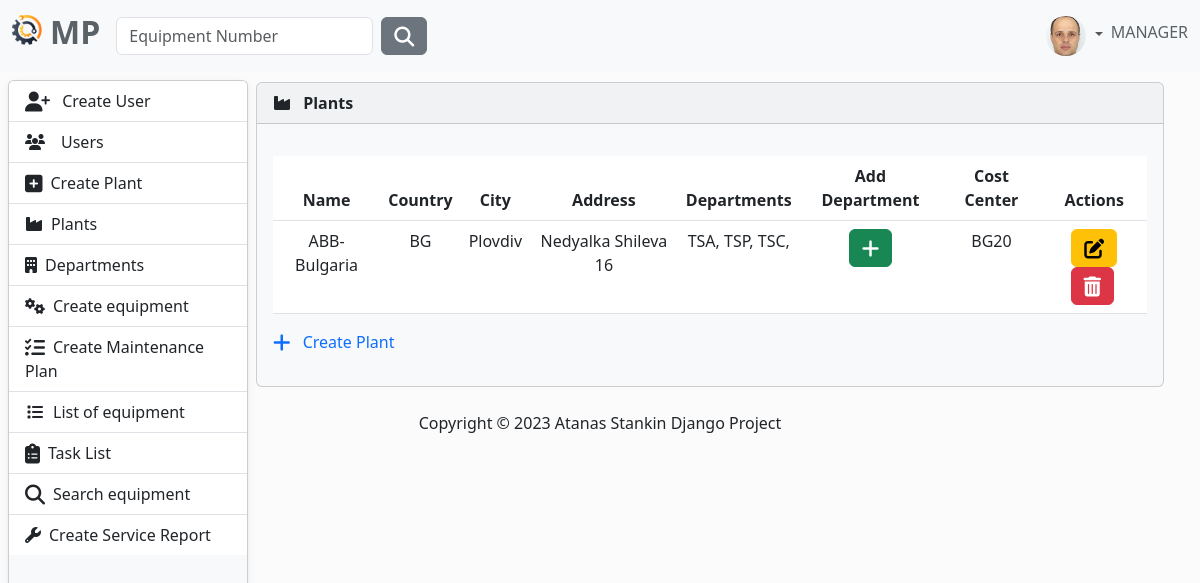
Before: /plant/list/ (signed in) with the older database file.
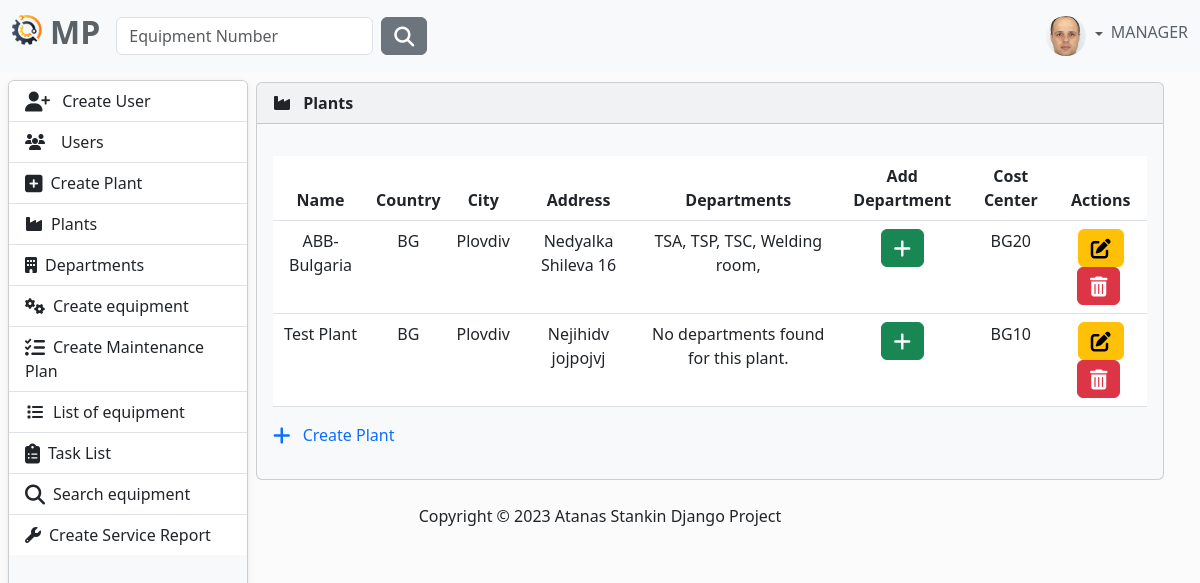
After: the same page with the newer database file.
### MaintenancePlanner/plant/models.py (models this page shows, shortened)
class Plant(models.Model):
    name = models.CharField(
        max_length=30,
    )
    country = models.CharField(
        max_length=30,
    )
    city = models.CharField(
        max_length=30,
    )
    address = models.CharField(
        max_length=50,
    )
    cost_center = models.CharField(
        max_length=10,
        verbose_name='Cost Center'
    )

class Department(models.Model):
    name = models.CharField(
        max_length=30,
    )
    plant = models.ForeignKey(
        to=Plant,
        on_delete=models.CASCADE,
    )
    def __str__(self):
        return self.name

### MaintenancePlanner/plant/views.py (the view)
# urls.py: path('list/', PlantListView.as_view(), name='plants-list'),
class PlantListView(LoginRequiredMixin, AllowedUsersMixin, ListView):
    allowed_roles = ['MANAGER', 'SUPERVISOR']
    model = Plant
    template_name = 'plant/plant-list.html'
    context_object_name = 'plants'
    def get_context_data(self, **kwargs):
        context = super().get_context_data(**kwargs)
        plants = self.get_queryset()
        departments = {plant.id: plant.department_set.all() for plant in plants}
        context['departments'] = departments
        return context

### MaintenancePlanner/accounts/mixins.py (called while the page is built)
    def dispatch(self, request, *args, **kwargs):
        if request.user.role in self.allowed_roles:
            return super().dispatch(request, *args, **kwargs)
        else:
            return redirect('home-page')

### MaintenancePlanner/plant/templatetags/plant_tags.py (called while the page is built)
@register.filter
def get_departments(departments, plant_id):
    return departments.get(plant_id, [])

### MaintenancePlanner/plant/templates/plant/plant-list.html (shortened to what the changed rows need)
{% extends "base.html" %}
{% load plant_tags %}
{% block content %}
    <div class="card bg-light ms-1 me-4 mb-4 mt-0">
        <div class="card-body">
            <p class="card-text">
                {% if plants %}
                    <div class="table-responsive">
                    <table class="table table-hover">
                        <thead class="text-center">
                        <tr>
                            <th scope="col">Name</th>
                            <th scope="col">Country</th>
                            <th scope="col">City</th>
                            <th scope="col">Address</th>
                            <th scope="col">Departments</th>
                            <th scope="col">Add Department</th>
                            <th scope="col">Cost Center</th>
                            {% if request.user.role == 'MANAGER' %}
                                <th scope="col">Actions</th>
                            {% endif %}
                        </tr>
                        </thead>
                        <tbody class="text-center">
                        {% for plant in  plants %}
                            <tr>
                                <td>
                                    {{ plant.name }}
                                </td>
                                <td>
                                    {{ plant.country }}
                                </td>
                                <td>
                                    {{ plant.city }}
                                </td>
                                <td>
                                    {{ plant.address }}
                                </td>
                                <td>
                                    {% with departments|get_departments:plant.id as plant_departments %}
                                        {% for department in plant_departments %}
                                            {{ department }},
                                        {% empty %}
                                            No departments found for this plant.
                                        {% endfor %}
                                    {% endwith %}
                                </td>
                                <td>
                                    <a class="btn btn-success" href="{% url 'create-department' %}">
                                        <i class="fa-solid fa-plus fa-lg"></i>
                                    </a>
                                </td>
                                <td>
                                    {{ plant.cost_center }}
                                </td>
                            {% if request.user.role == 'MANAGER' %}
                                <td>
                                    <a class="btn btn-warning" href="{% url 'update-plant' plant.id %}">
                                        <i class="fa-solid fa-pen-to-square fa-lg"></i>
                                    </a>
                                    <button type="button" class="btn btn-danger me-1"
                                            href="{% url 'delete-plant' plant.id %}"
                                            data-bs-toggle="modal"
                                            data-bs-target="#myModal2{{ plant.id }}">
                                        <i class="fa-solid fa-trash-can fa-lg"></i>
                                    </button>
                                </td>
                            {% endif %}
                            </tr>
                        {% endfor %}
                        </tbody>
                    </table>
                {% else %}
                    <div class="row justify-content-center">
                        <div class="col-md-6 text-center">
                            <h5 class="alert alert-primary ms-4 me-4">There is no plants in the record </h5>
                        </div>
                    </div>
                {% endif %}
                </div>
            </p>
        </div>
    </div>
{% endblock %}

Changed rows visible on the page:
added Department: name "Welding room", shown under Plant "ABB-Bulgaria"
added Plant: name "Test Plant", country "BG", city "Plovdiv", address "Nejihidv jojpojvj", cost_center "BG10"
